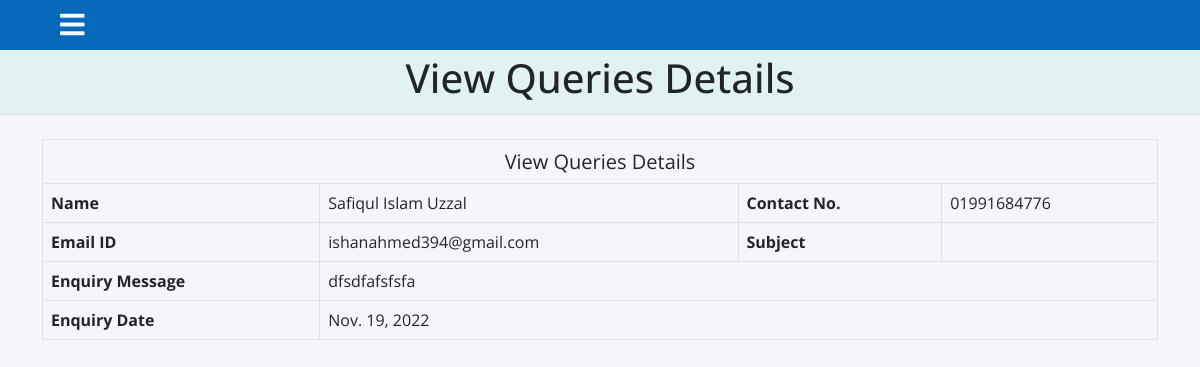
The page /view_queries/8 (signed in) on the database its author committed.
### notes/models.py (models this page shows, shortened)
class Contact(models.Model):
    fullname = models.CharField(max_length=100, null=True)
    email = models.CharField(max_length=50, null=True)
    mobile = models.CharField(max_length=15, null=True)
    subject = models.CharField(max_length=100, null=True)
    message = models.CharField(max_length=300, null=True)
    msgdate = models.DateField(null=True)
    isread = models.CharField(max_length=10,null=True)

### notes/views.py (the view)
# urls.py: path('view_queries/<int:pid>', view_queries, name='view_queries'),
def view_queries(request,pid):
    if not request.user.is_authenticated:
        return redirect('login_admin')
    contact = Contact.objects.get(id=pid)
    contact.isread = "yes"
    contact.save()
    return render(request,'view_queries.html', locals())

### notes/templates/view_queries.html (shortened to what this page needs)
{% load static %}
<html lang="en" class="no-focus">
    <head>
        <link rel="stylesheet" href="https://cdn.jsdelivr.net/npm/bootstrap@5.2.2/dist/css/bootstrap.min.css">
        <link rel="stylesheet" id="css-main" href="{% static 'css1/sidebar.css' %}">
    </head>
    <body class="active">
         {% include "sidebar2.html" %}
            <main id="container">
                <div class="content">
                    <div class="text-center border-bottom heading py-1" style="background-color: E0F2F1; font-size:30px">
                        <h1 class="text-center">View Queries Details</h1>
                    </div>
                    <div class="block container py-4">
                        <div class="block-content block-content-full">
                            <table class="table table-bordered">
                                <tr class="text-center">
                                    <td colspan="4" style="font-size : 20px;"> View Queries Details</td>
                                </tr>
                                <tr>
                                    <th>Name</th>
                                    <td>{{contact.fullname}}</td>
                                    <th>Contact No.</th>
                                    <td>{{contact.mobile}}</td>
                                </tr>
                                <tr>
                                    <th>Email ID</th>
                                    <td>{{contact.email}}</td>
                                    <th>Subject</th>
                                    <td>{{contact.subject}}</td>
                                </tr>
                                <tr>
                                    <th>Enquiry Message</th>
                                    <td colspan="3">{{contact.message}}</td>
                                </tr>
                                <tr>
                                    <th>Enquiry Date</th>
                                    <td colspan="3">{{contact.msgdate}}</td>
                                </tr>
                            </table>
                        </div>
                    </div>
                </div>
            </main>
</div>
        <link rel="stylesheet" href="https://use.fontawesome.com/releases/v5.6.3/css/all.css">
 <link rel="stylesheet" href="https://use.fontawesome.com/releases/v5.6.3/css/all.css">
        </body>
</html>

### notes/static/css1/sidebar.css (style rules this page uses)
* { list-style: none; text-decoration: none; margin: 0; padding: 0; box-sizing: border-box; font-family: 'Open Sans', sans-serif; --nav-color : #0769B9; }
body { background: #f5f6fa; overflow-x: hidden; }

### rows shown on the page
Contact: fullname "Safiqul Islam Uzzal", mobile "01991684776", email "ishanahmed394@gmail.com", message "dfsdfafsfsfa", msgdate "Nov. 19, 2022"
